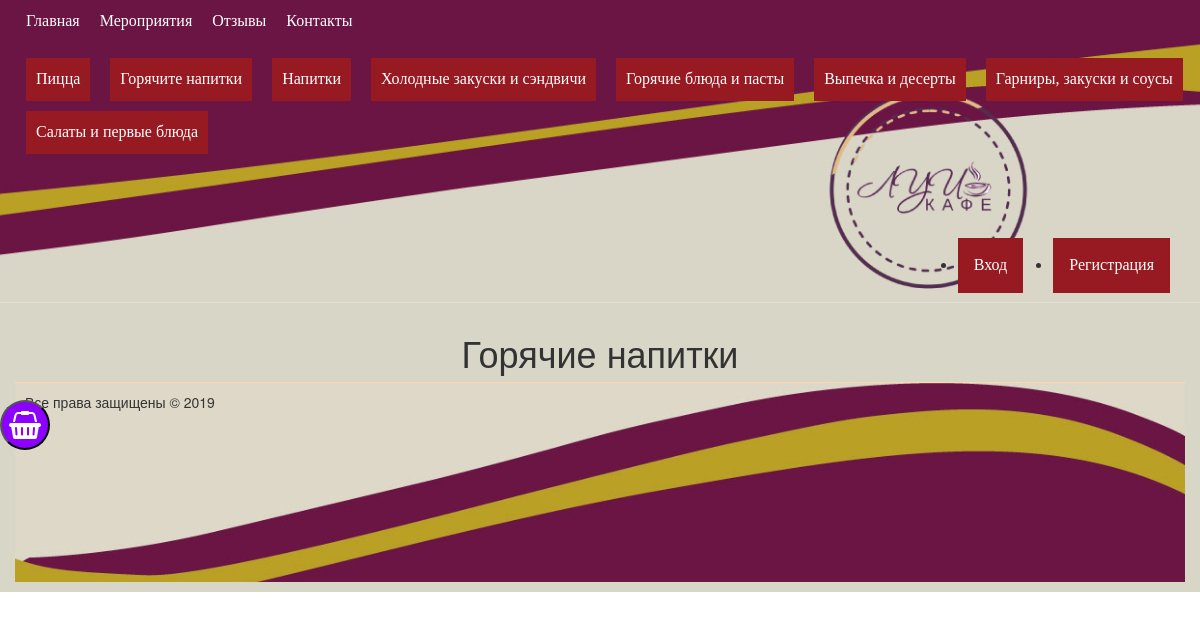
The app's page /?page=hot_drink, older data.
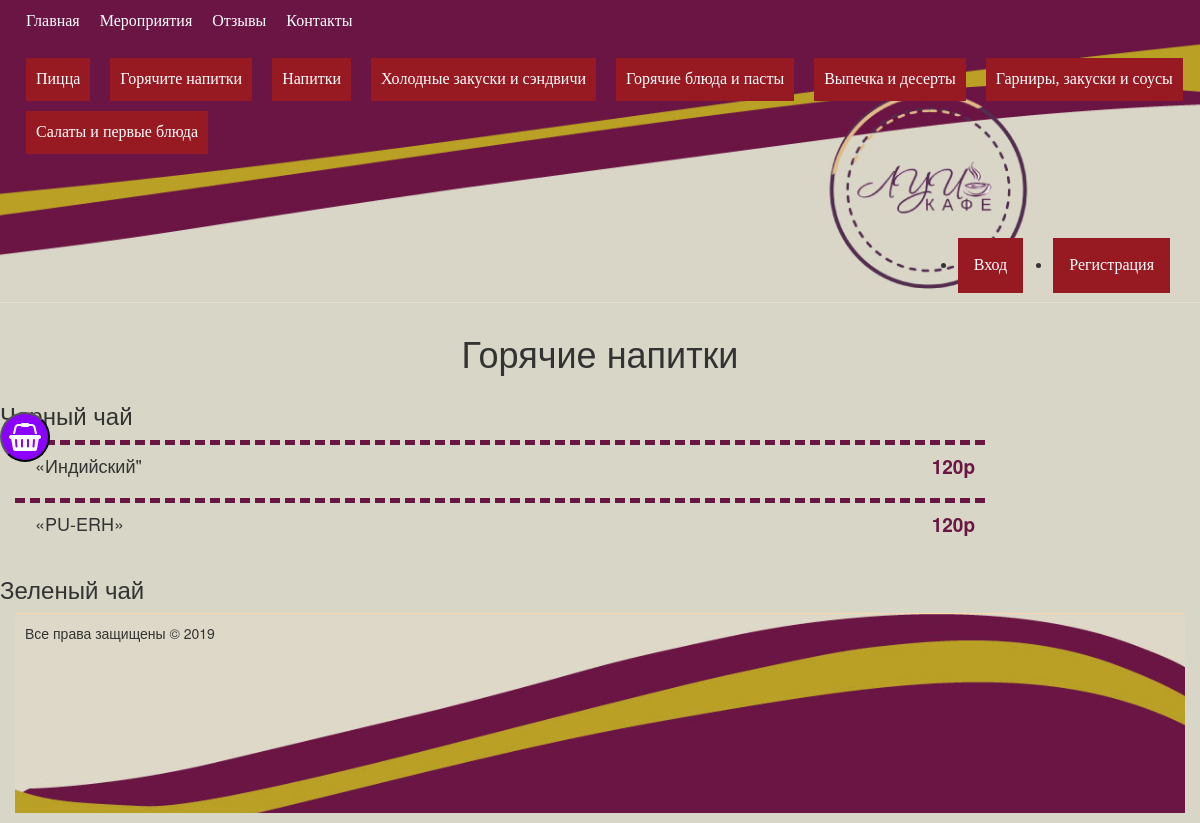
The same page, newer data.
### tables this page shows
CREATE TABLE `menu` (
  `id` int(10) NOT NULL,
  `title` varchar(255) NOT NULL,
  `parent` int(10) NOT NULL DEFAULT '0',
  `link` varchar(255) NOT NULL DEFAULT '?page=',
  `catg` text
);

CREATE TABLE `products` (
  `id` int(11) NOT NULL,
  `header` varchar(255) DEFAULT NULL,
  `description` text,
  `price` float DEFAULT NULL,
  `weight` float DEFAULT NULL,
  `img` text,
  `categories` int(11) NOT NULL,
  `head` text,
  `price2` float DEFAULT NULL
);

### index.php (called while the page is built)
<?php
require 'functions/db.php';
require 'functions/functions.php';
connections();

### functions/functions.php (the view, shortened to what this page needs)
<?php
function connections()
{
    $file = '';
    if (empty($_GET['page'])) {
        $file = 'main';
    } else {
        $file = $_GET['page'];
    }
    include 'tempate/header.php';
    if (file_exists('food/' . $file . '.php')) {
        include 'food/' . $file . '.php';
    } else {
        include 'upmenu/' . $file . '.php';
    }
    include 'tempate/footer.php';
}
function do_query($query)
{
    global $mysqli;
    $result = mysqli_query($mysqli, $query);
    return $result;
}
function menu()
{
    $menu = do_query("SELECT * FROM `menu` WHERE `parent` = '0' ORDER BY menu.id");
    $user = do_query("SELECT * FROM `menu` WHERE `parent` = '1' ORDER BY menu.id");
    $food = do_query("SELECT * FROM `menu` WHERE `parent` = '2' ORDER BY menu.id");
    $out = '<div class="menu_up"><ul>';
    foreach ($menu as $item) {
        $out .= '<li><a href="' . $item['link'] . '">' . $item['title'] . '</a></li>';
    }
    $out .= '</ul>';
    $out1 = '<div class="menu_food"><ul class="user_account">';
    foreach ($user as $item) {
        $out1 .= '<li><a href="' . $item['link'] . '">' . $item['title'] . '</a></li>';
    }
    $out1 .= '</ul></div>';
    $out2 = '<ul>';
    foreach ($food as $item) {
        $out2 .= '<li class="red"><a href="' . $item['link'] . '">' . $item['title'] . '</a></li>';
    }
    $out2 .= '</ul></div>';
    return $out . $out2 . $out1;
}
function get_product()
{
    $product = do_query("SELECT * FROM `products` JOIN `menu` WHERE products.categories = menu.id");
    $out = '<div class="row">';
    foreach ($product as $item) {
        if (isset($item['img'])){
            $img = '<div class="col-lg-2 col-md-2 col-sm-2 col-xs-12"><img src="photo/pizza/'.$item['img'].'" class="img elements"></div>';
        }else{
            $img = '';
        }
        if (isset($item['description'])){
            $description = $item['description'];
        }else{
            $description = '';
        }
        if (isset($item['head'])){
            $head = '<p class="h3">'.$item['head'].'</p>';
        }else{
            $head = '';
        }
        if (isset($item['header'])){
            $header = '    <div class="elements">
                                    <p class="elements">'.$item['header'].'</p>
                                </div>';
        }else{
            $header = '';
        }
        if (isset($item['price'])){
            $price = '<p class="price">'.$item['price'].'p</p>';
        }else{
            $price = '';
        }
        if (isset($item['img']) or isset($item['weight']) or isset($item['description']) or isset($item['header']) or isset($item['price'])){
            $col = '
                    <div class="block_content">
                        <div class="row">
                            <div class="col-lg-6 col-md-6 col-sm-6 col-xs-6">
                                ' . $header . '
                                <div class="elements">
                                    <p class="text_content">' . $description . '</p>
                                </div>
                            </div>
                            <div class="col-lg-6 col-md-6 col-sm-6 col-xs-6">
                                <div class="pull-right">
                                    <div class="elements">
                                        <div class="block_weight_price">
                                            <p class="weight"></p>
                                            ' . $price . '
                                        </div>
                                    </div>
                                    <div class="elements">
                                        <button type="button">добавить</button>
                                    </div>
                                </div>
                            </div>
                        </div>
                </div>';
        }else{
            $col = '';
        }
        if ($item['catg'] == $_GET['page']){
            $out .= '<div class="col-lg-12 col-md-12 col-sm-12 col-xs-12">
                    <div class="row">
                '.$img.$head.'
              <div class="col-lg-10 col-md-10 col-sm-10 col-xs-12">'.$col.'
            </div>
            </div>
         </div>';
        }
    }
    $out .= '</dov>';
    return $out;
}

### tempate/header.php (shortened to what this page needs)
<!doctype html>
<html lang="ru">
<head>
    <link rel="stylesheet" href="bootstrap/css/bootstrap.css">
    <link rel="stylesheet" href="css/style.css?t=<?php echo(microtime(true) . rand()); ?>">
    <link rel="stylesheet" href="icons/css/font-awesome.min.css">
</head>
<body>
<div class="container-fluid">
    <button type="submit" name="sumbit" class="basket"><i class="fa fa-shopping-basket fa-2x"></i></button>
    <header>
        <div class="heder">
            <div class="cap">
                <div class="menu">
                    <nav>
                        <?php echo menu(); ?>
                    </nav>
                </div>
            </div>
        </div>
    </header>
    <description>
        <div class="content">

### food/hot_drink.php
<h1 class="text-center">Горячие напитки</h1>
<?php echo get_product();

### tempate/footer.php (shortened to what this page needs)
</div>
</description>
<description>
<div class="cellar">
    <div class="cellar-img">
        <p>Все права защищены &copy; <?php echo date('Y')?></p>
    </div>
</description>
</div>
</body>
</html>

### css/style.css (style rules this page uses)
* { margin: 0; padding: 0; }
body { width: 100%; }
div, ul { box-sizing: border-box; }
div:after, ul:after, div:before, ul:before { content: ''; display: block; clear: both; }
.fa-bars, .fa-shopping-basket { color: #ffffff; }
.basket { z-index: 18; position: fixed; left: 0; background: #8b00ff; top: 50%; border-radius: 100%; width: 50px; height: 50px; }
.container-fluid { padding: 0; }
.content { background: #D8D6C6; width: 100%; padding: 10px 15px; display: table; }
.content .block_content { border-top-style: dashed; border-top-width: thick; border-top-color: #6B1544; padding-left: 20px; display: table; width: 100%; padding-top: 8px; padding-bottom: 8px; }
.content .block_content p.elements:nth-child(odd) { font-size: 18px; }
.content .block_content .block_weight_price { display: block; max-height: 50px; }
.content .block_content .block_weight_price .weight, .content .block_content .block_weight_price .price { font-size: 17px; color: #6B1544; font-weight: bold; display: block; }
.content .block_content .block_weight_price .price { float: left; display: block; margin: 0 10px 10px; font-size: 19px; }
.cellar { width: 100%; }
.cellar-img { background: url(../photo/cellar.jpg) 0 0 / cover no-repeat; height: 200px; padding: 10px; }
.heder { width: 100%; }
.heder .cap { background: url(../photo/cap.jpg) 100% 0 / cover no-repeat; min-height: 300px; }
.heder .cap .menu { height: 73px; position: relative; }
.heder .cap .menu nav { z-index: 19; width: 100%; background: #6B1544; position: absolute; top: 100%; display: none; }
.heder .cap .menu_up ul, .heder .cap .menu_up .user_account { width: 50%; }
.heder .cap .menu_up ul { padding-left: 16px; display: block; float: left; }
.heder .cap .menu_up ul li { list-style: none; }
.heder .cap .menu_up ul li a { color: #ffffff; display: block; font-size: 16px; text-decoration: none; font-weight: 100; font-family: cursive; padding: 10px; }
.heder .cap .menu_food { margin: 0 15px; }
.heder .cap .menu_food ul li a { color: #ffffff; padding: 16px; display: block; font-size: 16px; text-decoration: none; font-weight: 100; font-family: cursive; }
@media screen and (min-width: 1024px) { .heder .cap .menu { height: fit-content; position: inherit; } }
@media screen and (min-width: 1024px) { .heder .cap .menu nav { display: block; background: none; position: inherit; top: inherit; } }
@media screen and (min-width: 1024px) { .heder .cap .menu_up ul { float: none; width: auto; } }
@media screen and (min-width: 1024px) { .heder .cap .menu_up ul li { float: left; } }
@media screen and (min-width: 1024px) { .heder .cap .menu_up ul li.red { background: #971a22; margin: 5px 10px; } }
@media screen and (min-width: 1024px) { .heder .cap .menu_food { height: 134px; margin: 0 15px; position: relative; } }
@media screen and (min-width: 1024px) { .heder .cap .menu_food ul { position: absolute; bottom: 0; right: 0; } }
@media screen and (min-width: 1024px) { .heder .cap .menu_food ul li { float: left; background: #971a22; margin: 0 15px; } }

Row changes from the older to the newer data that the page shows:
added products: head "Черный чай"
added products: header "«Индийский\"", price "120"
added products: header "«PU-ERH»", price "120"
added products: head "Зеленый чай"
